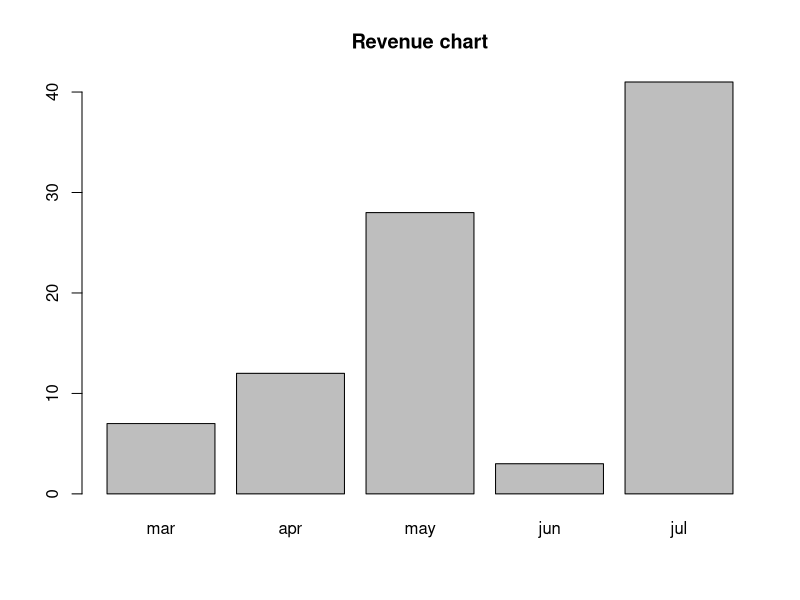

Generate this figure with R: (Note: this script raises an error after producing the figure.)
# Define the vectors
H <- c(7, 12, 28, 3, 41)
M <- c("mar", "apr", "may", "jun", "jul")

# Create a bar chart
barplot(H, names.arg = M, main = "Revenue chart")

# Add labels to the axes
xlab("Month")
ylab("Revenue")

